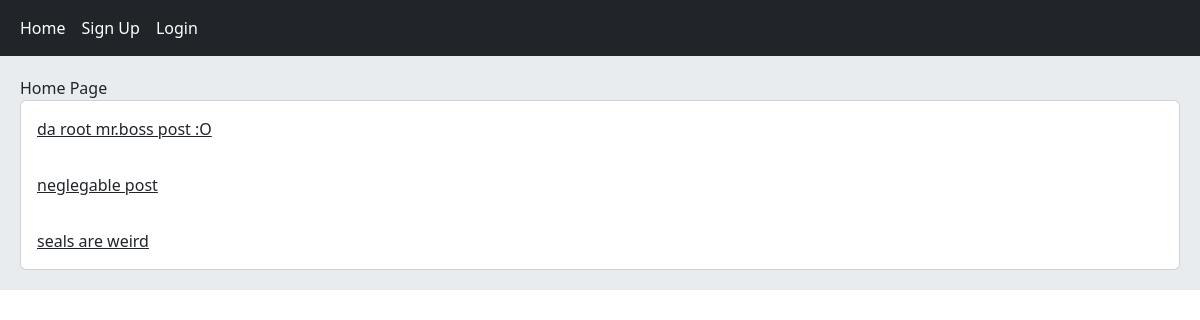
/, run on an earlier commit of the app's database.
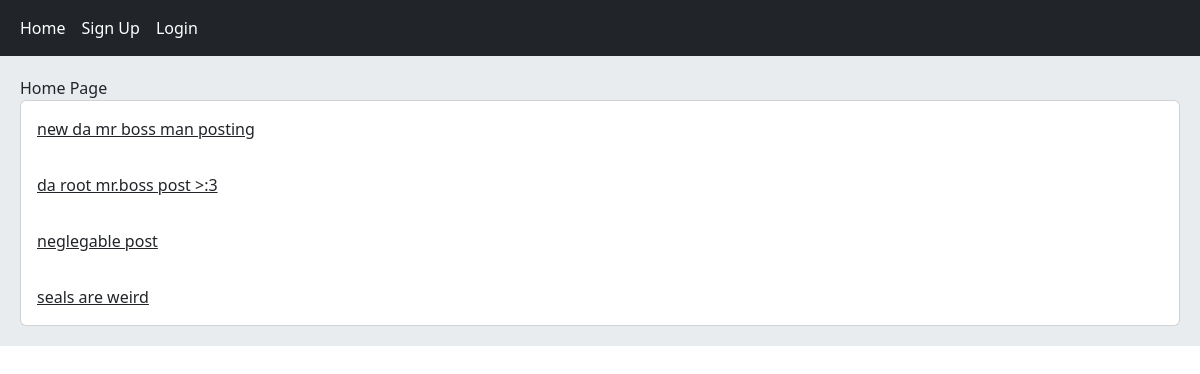
And on a later commit of the database.
### home/models.py (models this page shows, shortened)
class Post(models.Model):
    user = models.ForeignKey(User, on_delete=models.CASCADE, related_name='posts')
    body = models.TextField()
    slug = models.SlugField()
    created = models.DateTimeField(auto_now_add=True)
    updated = models.DateTimeField(auto_now=True)
    class Meta:
        ordering = ('-created',)
    def get_absolute_url(self):
        return reverse('home:post_detail', args=(self.id, self.slug))

### home/views.py (the view)
# urls.py: path('', views.HomeView.as_view(), name='home'),
class HomeView(View):
    def get(self, request):
        posts = Post.objects.all()
        return render(request, 'home/index.html', {'posts':posts})

### home/templates/home/index.html
{% extends 'base.html' %}
{% block content %}
    Home Page
    <div class="card">
        {% for post in posts %}
            <a href="{{ post.get_absolute_url }}" class="card-body">{{ post.body|truncatewords:8 }}</a>
        {% endfor %}
    </div>
{% endblock %}

### templates/base.html (shortened to what this page needs)
<!DOCTYPE html>
<html lang="en">
<head>
    <link href="https://cdn.jsdelivr.net/npm/bootstrap@5.3.8/dist/css/bootstrap.min.css" rel="stylesheet">
</head>
<body>
    {% include 'inc/navbar.html' %}
    <div class="jumbotron">
        {% block content %} {% endblock %}
    </div>
</body>
</html>

### templates/inc/navbar.html
<nav class="navbar navbar-expand-lg navbar-dark bg-dark">
  <div class="container-fluid">
      <div class="navbar-nav">
        <a class="nav-link active" href="{% url 'home:home' %}">Home</a>
        {% if request.user.is_authenticated %}
          <a class="nav-link active" href="{% url 'account:user_logout' %}">Logout</a>
          <a class="nav-link active" href="{% url 'account:user_profile' request.user.id %}">Profile</a>
        {% else %}
          <a class="nav-link active" href="{% url 'account:user_register' %}">Sign Up</a>
          <a class="nav-link active" href="{% url 'account:user_login' %}">Login</a>
        {% endif %}
      </div>
  </div>
</nav>

### templates/base.html (style rules this page uses)
.jumbotron { padding: 20px; margin-bottom: 20px; background-color: #e9ecef; }

What changed in the data, as far as the page shows it:
added Post: body "new da mr boss man posting"
changed Post: body "da root mr.boss post :O" → "da root mr.boss post >:3"
